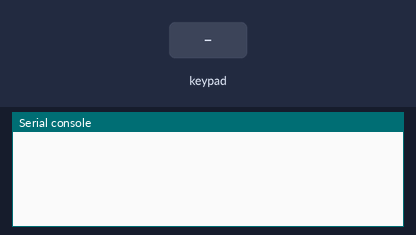
The program below on a simulated ESP32 board running MicroPython. On the bench: the last lines printed to the serial console. The inputs (shaded band) are chosen by the test bench. The clock reads 2024-03-15 10:24:30 at power-on unless the program sets it.

Above: at 1.2 s.
1.3 s: key '1' pressed
At 2.1 s:
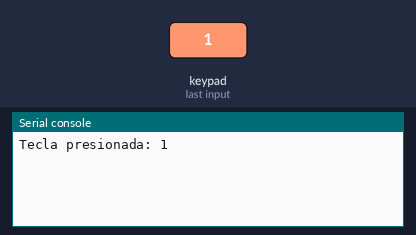
2.8 s: keypad keys 1 2 # pressed 0.4 s apart
At 4.6 s:
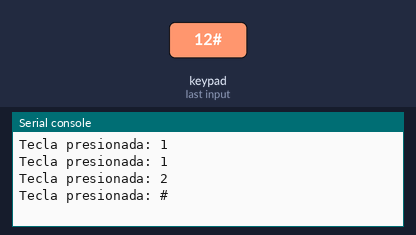
5.5 s: key 'A' pressed
At 5.9 s:
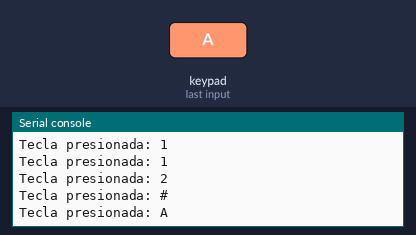
7.0 s: keypad keys 1 2 * pressed 0.4 s apart
At 9.3 s:
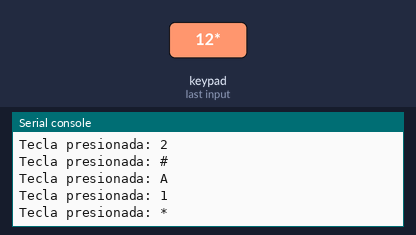
9.7 s: key 'B' pressed
At 10.9 s:
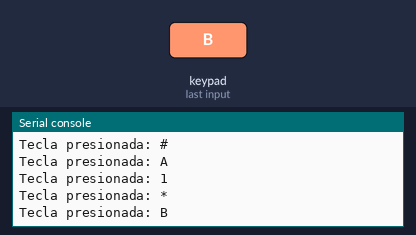
11.2 s: keypad keys 1 2 D pressed 0.4 s apart
At 12.7 s:
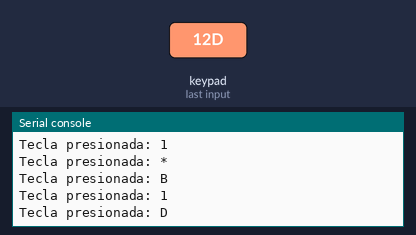

The program:

keypad_test.py
```python
from machine import Pin
from time import sleep, time

# Pines del teclado (ajusta según tu conexión)
KEYPAD_ROWS = [26, 27, 14, 12]  # GPIOs para las filas
KEYPAD_COLS = [13, 15, 2, 4]    # GPIOs para las columnas

# Mapeo del teclado matricial
KEYS = [
    ['1', '2', '3', 'A'],
    ['4', '5', '6', 'B'],
    ['7', '8', '9', 'C'],
    ['*', '0', '#', 'D']
]

# Configurar pines
rows = [Pin(pin, Pin.OUT) for pin in KEYPAD_ROWS]
cols = [Pin(pin, Pin.IN, Pin.PULL_DOWN) for pin in KEYPAD_COLS]

# Variables de debounce
last_key_time = 0
debounce_time = 0.3  # Tiempo mínimo entre lecturas de teclas (en segundos)

def read_keypad():
    """Lee una tecla presionada en el teclado matricial con debounce."""
    global last_key_time
    current_time = time()

    # Ignora entradas si no ha pasado suficiente tiempo
    if current_time - last_key_time < debounce_time:
        return None

    for row_idx, row_pin in enumerate(rows):
        row_pin.on()  # Activa la fila
        for col_idx, col_pin in enumerate(cols):
            if col_pin.value():  # Si hay una tecla presionada
                row_pin.off()
                last_key_time = current_time
                return KEYS[row_idx][col_idx]
        row_pin.off()
    return None

# Ejemplo de uso
while True:
    key = read_keypad()
    if key:
        print(f"Tecla presionada: {key}")
    sleep(0.05)
```

Measured:
- after the input at 1.3 s, the serial console: prints a new line at once (image 1)
- after the input at 2.8 s, the serial console: prints a new line after 0.42 s (image 2)
- after the input at 5.5 s, the serial console: prints a new line at once (image 3)
- after the input at 7.0 s, the serial console: prints a new line at once (image 4)
- after the input at 9.7 s, the serial console: prints a new line after 0.05 s (image 5)
- after the input at 11.2 s, the serial console: prints a new line at once (image 6)
